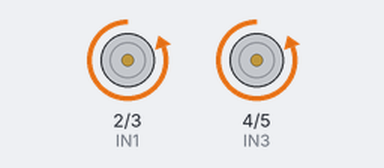
This sketch was run on a simulated Arduino Uno, built with avr-gcc and run on an emulated ATmega328P. Shown: motor-driver pin pairs drawn as motors (green arrow = first pin HIGH = forward, orange = second pin HIGH = backward, longer = more drive, scaled by the enable pin).

Above: at 0.5 s.
At 1.5 s:
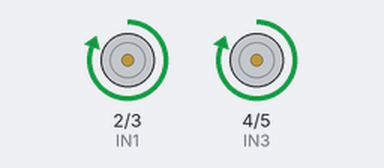
At 2.5 s:
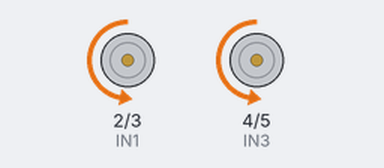
At 3.5 s:
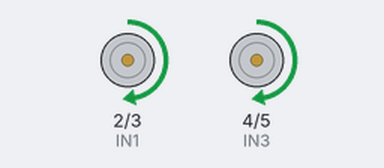
Timing chart, 0 to 5.2 s (numbered marks = the images above):
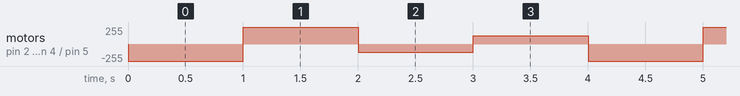

Measured:
- by itself, motor on pin 2 (IN1) / pin 3 (IN2), motor on pin 4 (IN3) / pin 5 (IN4): repeats every 4.0 s: forward 255/255 1.0 s, backward 127/255 1.0 s, forward 127/255 1.0 s, backward 255/255 1.0 s

The sketch:

motors_Unit_Test.ino
```cpp
#define IN1 2
#define IN2 3
#define IN3 4
#define IN4 5
#define ENA 10
#define ENB 11

void setup() {


  pinMode(IN1, OUTPUT);
  pinMode(IN2, OUTPUT);
  pinMode(IN3, OUTPUT);
  pinMode(IN4, OUTPUT);
  pinMode(ENA, OUTPUT);
  pinMode(ENB, OUTPUT);

}

void loop() {
//Run motors both in forward direction for 1 second at full speed
    digitalWrite(IN1, LOW);
    digitalWrite(IN2, HIGH);
    digitalWrite(IN3, LOW);
    digitalWrite(IN4, HIGH);
    analogWrite(ENA, 255);
    analogWrite(ENB, 255);
    delay(1000);

//run motors both in backward direction for 1 second at full speed
    digitalWrite(IN1, HIGH);
    digitalWrite(IN2, LOW);
    digitalWrite(IN3, HIGH);
    digitalWrite(IN4, LOW);
    analogWrite(ENA, 255);
    analogWrite(ENB, 255);
    delay(1000);
//Run motors both in forward direction for 1 second at half speed
    digitalWrite(IN1, LOW);
    digitalWrite(IN2, HIGH);
    digitalWrite(IN3, LOW);
    digitalWrite(IN4, HIGH);
    analogWrite(ENA,127);
    analogWrite(ENB, 127);
    delay(1000);
//run motors both in backward direction for 1 second at half speed
    digitalWrite(IN1, HIGH);
    digitalWrite(IN2, LOW);
    digitalWrite(IN3, HIGH);
    digitalWrite(IN4, LOW);
    analogWrite(ENA, 127);
    analogWrite(ENB, 127);
    delay(1000);

}
```

System_testing.cpp
```cpp
#define Left_echoPin 9
#define Left_trigPin 8
#define Right_echoPin 7
#define Right_trigPin 6
#define IR_LEFT 13
#define IR_RIGHT 12

#define IN1 2
#define IN2 3
#define IN3 4
#define IN4 5
#define ENA 10
#define ENB 11

long left_duration, right_duration;
float left_distance, right_distance;

void setup() {
  // Distance sensors
  pinMode(Left_trigPin, OUTPUT);
  pinMode(Left_echoPin, INPUT);
  pinMode(Right_trigPin, OUTPUT);
  pinMode(Right_echoPin, INPUT);

  // IR-sensors
  pinMode(IR_LEFT, INPUT);
  pinMode(IR_RIGHT, INPUT);

  // Motors
  pinMode(IN1, OUTPUT);
  pinMode(IN2, OUTPUT);
  pinMode(IN3, OUTPUT);
  pinMode(IN4, OUTPUT);
  pinMode(ENA, OUTPUT);
  pinMode(ENB, OUTPUT);

  Serial.begin(9600);
}

void loop() {
  // Left Ultra sensor
  digitalWrite(Left_trigPin, LOW);
  delayMicroseconds(2);
  digitalWrite(Left_trigPin, HIGH);
  delayMicroseconds(10);
  digitalWrite(Left_trigPin, LOW);
  left_duration = pulseIn(Left_echoPin, HIGH,12000);
  left_distance = left_duration * 0.034 / 2;

  // IR-sensors
  int left_state = digitalRead(IR_LEFT);
  int right_state = digitalRead(IR_RIGHT);

  // Right Utra sensor
  delay(50);
  digitalWrite(Right_trigPin, LOW);
  delayMicroseconds(2);
  digitalWrite(Right_trigPin, HIGH);
  delayMicroseconds(10);
  digitalWrite(Right_trigPin, LOW);
  right_duration = pulseIn(Right_echoPin, HIGH,12000);
  right_distance = right_duration * 0.034 / 2;

  // Print of values
  Serial.print("Left: ");
  Serial.print(left_distance);
  Serial.print(" cm | Right: ");
  Serial.print(right_distance);
  Serial.println(" cm");

  Serial.print("Left IR: ");
  Serial.print(left_state);
  Serial.print(" | Right IR: ");
  Serial.println(right_state);

  // If both IR = 1 → movie, otherwise stop
  if (left_state == 0 && right_state == 0) {
    // Movie foward
    digitalWrite(IN1, LOW);
    digitalWrite(IN2, HIGH);
    digitalWrite(IN3, LOW);
    digitalWrite(IN4, HIGH);
    analogWrite(ENA, 255);
    analogWrite(ENB, 255);
  } else {
    // Stop
    digitalWrite(IN1, LOW);
    digitalWrite(IN2, LOW);
    digitalWrite(IN3, LOW);
    digitalWrite(IN4, LOW);
    analogWrite(ENA, 0);
    analogWrite(ENB, 0);
  }

  delay(100);
}
```
